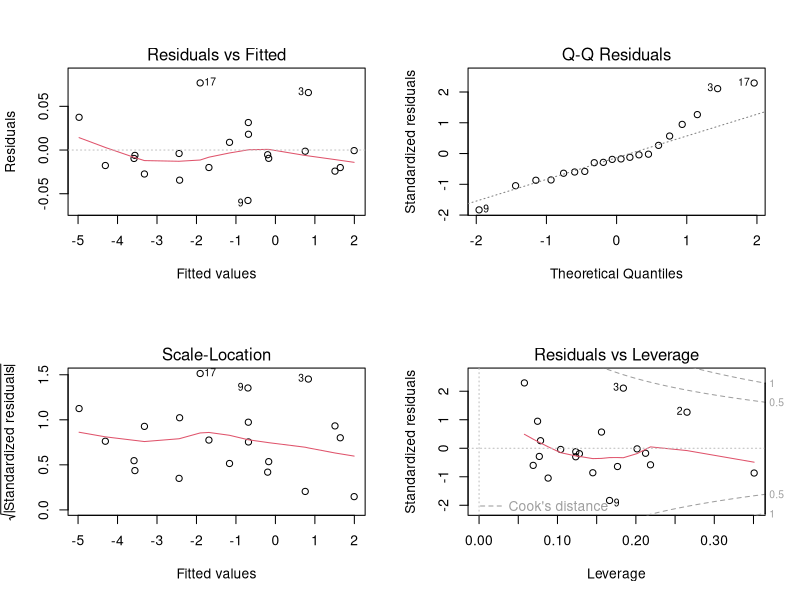

Write R code to recreate this figure.
## ---- chunk 1
x1 <- rnorm(20)
x2 <- rnorm(20,2)
y <- -1+2*x1+0.01*x2 + rnorm(20,0,0.05)

modele <- lm(y~x1+x2) #ajuste le modele
summary(modele) # realise tous les tests utiles sur le modele
## ---- chunk 2
resid <- residuals(modele)
resid <- modele$residuals
## ---- chunk 3
par(mfrow=c(2,2))
plot(modele)
## ---- chunk 4
shapiro.test(resid)
